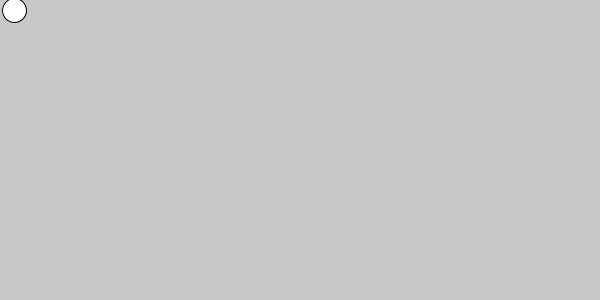
Frame 1 (no input)
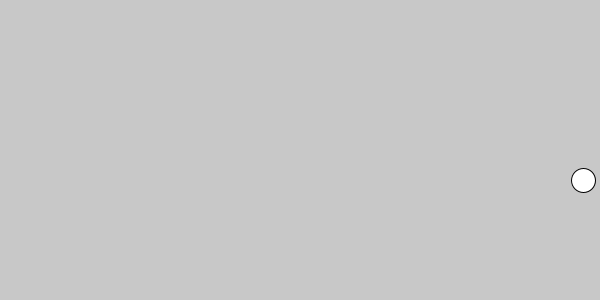
Frame 60 (the mouse pressed at the canvas centre just before this capture)
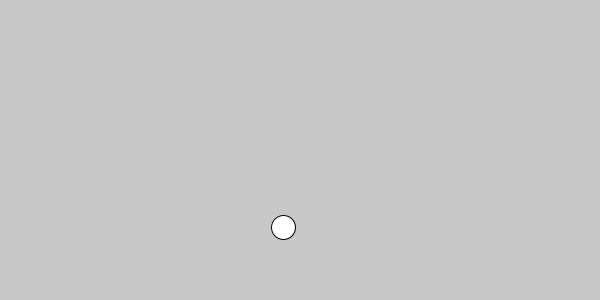
Frame 120 (the mouse held since frame 60 and released just before this capture)

The Processing sketch that drew these frames (run headless with seeded random() and noise(); from frame 60 on, the mouse is pressed at the canvas centre):

// Processing sketch: processing_145876
// ── processing_145876.pde

float x, y;
float x_velocity, y_velocity;
float gravity;
float radius;
void setup()
{
size(600, 300);
x = 4;
y = 10;
x_velocity = 10;
y_velocity = 0;
gravity = .3;
radius = 12;
}
void draw()
{
background(200);
y_velocity += gravity;
x += x_velocity ;
y += y_velocity ;
if ( y>(height-radius) )
{
y = height-radius;
y_velocity *= -0.7;
}
if ( x<radius )
{
x = radius;
x_velocity *= -0.5;
}
if ( x>(width-radius) )
{
x = width-radius;
x_velocity *= -0.5;
}
ball(x, y);
}
void ball(float x, float y)
{
  pushMatrix();
  translate(x, y);
  ellipseMode(RADIUS); 
  ellipse(0, 0, radius, radius);
  popMatrix();
}
  
